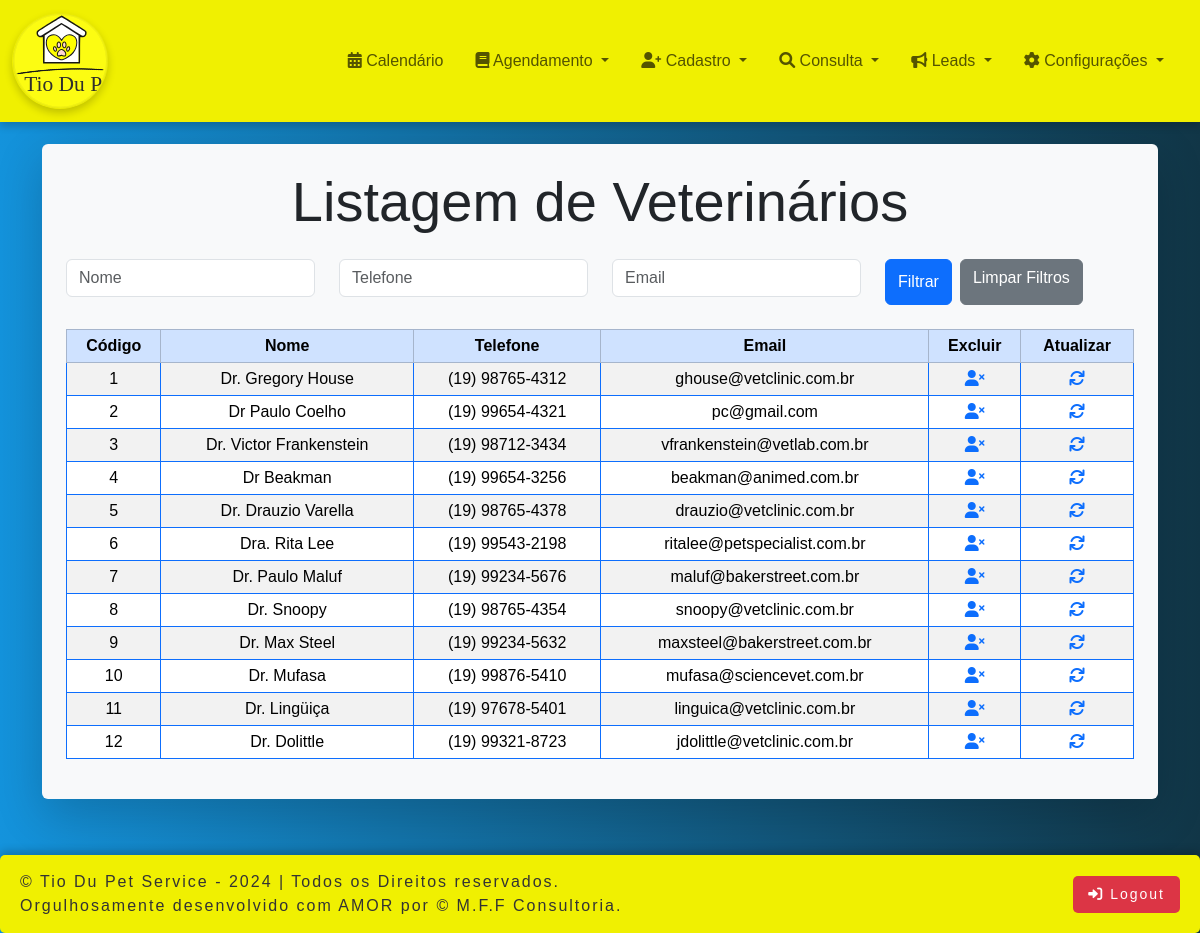
The app's page /office/veterinario_listar.php (signed in) with its own data.
### tables this page shows
CREATE TABLE `veterinario` (
  `id` int(10) NOT NULL,
  `nome` varchar(100) NOT NULL,
  `telefone` varchar(15) NOT NULL,
  `email` varchar(100) NOT NULL,
  `endereco` varchar(100) DEFAULT NULL,
  `numero` varchar(10) DEFAULT NULL,
  `complemento` varchar(20) DEFAULT NULL,
  `bairro` varchar(50) NOT NULL,
  `cep` varchar(10) NOT NULL,
  `cidade` varchar(50) NOT NULL,
  `estado` varchar(2) NOT NULL
);

### office/veterinario_listar.php (the view, shortened to what this page needs)
<?php
include 'office_header.php';
?>
<head>
</head>
<body>
<?php
include 'conexaoAction.php';
?>
<section>
    <div class="container mt-4">
        <div class="form-container shadow-lg p-4 rounded">
            <h1 class="text-center mb-4 display-4">Listagem de Veterinários</h1>
            <form method="GET" class="mb-4">
                <div class="row">
                    <div class="col-md-3">
                        <input type="text" name="nome" class="form-control" placeholder="Nome" maxlength="30" value="<?php echo $_GET['nome'] ?? ''; ?>">
                    </div>
                    <div class="col-md-3">
                    <input type="tel" name="telefone" id="telefone"  class="form-control mb-2" maxlength="15" placeholder="Telefone" value="<?php echo $_GET['telefone'] ?? ''; ?>">
                    </div>
                    <div class="col-md-3">
                        <input type="text" name="email" class="form-control" placeholder="Email" maxlength="30" value="<?php echo $_GET['email'] ?? ''; ?>">
                    </div>
                    <div class="col-md-3 d-flex">
                        <button type="submit" class="btn btn-primary me-2">Filtrar</button>
                        <a href="veterinario_listar.php" class="btn btn-secondary">Limpar Filtros</a>
                    </div>
                </div>
            </form>
            <table class="table table-sm table-striped table-hover table-bordered border-primary rounded">
                <thead class="table-primary text-center">
                    <tr>
                        <th>Código</th>
                        <th>Nome</th>
                        <th>Telefone</th>
                        <th>Email</th>
                        <th>Excluir</th>
                        <th>Atualizar</th>
                    </tr>
                </thead>
                <tbody class="text-center">
<?php
$sql = "SELECT * FROM veterinario";
$resultado = $conexao->query($sql);
if ($resultado != null) {
    foreach ($resultado as $linha) {
        echo '<tr>';
        echo '<td>' . $linha['id'] . '</td>';
        echo '<td>' . $linha['nome'] . '</td>';
        echo '<td>' . $linha['telefone'] . '</td>';
        echo '<td>' . $linha['email'] . '</td>';
        echo '<td>
                <a href="veterinario_excluir.php?id=' . $linha['id'] . '">
                    <i class="fa fa-user-times"></i>
                </a>
              </td>';
        echo '<td>
                <a href="veterinario_atualizar.php?id=' . $linha['id'] . '">
                    <i class="fa fa-refresh"></i>
                </a>
              </td>';
        echo '</tr>';
    }
}
?>
                </tbody>
            </table>
        </div>
    </div>
</section>
<div style="height: 6vh;"></div>
</body>
<?php include 'office_footer.php'; ?>
</html>

### office/office_style.css (style rules this page uses)
.form-container { width: 100%; background-color: #f8f9fa; padding: 30px; border-radius: 10px; box-shadow: 0px 4px 12px rgba(0, 0, 0, 0.1); }

### office/office_header.php (style rules this page uses)
body { background: linear-gradient(to right, rgb(20, 147, 220), rgb(17, 54, 71)); font-family: sans-serif; font-size: 1rem; }

### records on screen
veterinario: id "1", nome "Dr. Gregory House", telefone "(19) 98765-4312", email "ghouse@vetclinic.com.br"
veterinario: id "2", nome "Dr Paulo Coelho", telefone "(19) 99654-4321", email "pc@gmail.com"
veterinario: id "3", nome "Dr. Victor Frankenstein", telefone "(19) 98712-3434", email "vfrankenstein@vetlab.com.br"
veterinario: id "4", nome "Dr Beakman", telefone "(19) 99654-3256", email "beakman@animed.com.br"
veterinario: id "5", nome "Dr. Drauzio Varella", telefone "(19) 98765-4378", email "drauzio@vetclinic.com.br"
veterinario: id "6", nome "Dra. Rita Lee", telefone "(19) 99543-2198", email "ritalee@petspecialist.com.br"
veterinario: id "7", nome "Dr. Paulo Maluf", telefone "(19) 99234-5676", email "maluf@bakerstreet.com.br"
veterinario: id "8", nome "Dr. Snoopy", telefone "(19) 98765-4354", email "snoopy@vetclinic.com.br"
veterinario: id "9", nome "Dr. Max Steel", telefone "(19) 99234-5632", email "maxsteel@bakerstreet.com.br"
veterinario: id "10", nome "Dr. Mufasa", telefone "(19) 99876-5410", email "mufasa@sciencevet.com.br"
veterinario: id "11", nome "Dr. Lingüiça", telefone "(19) 97678-5401", email "linguica@vetclinic.com.br"
veterinario: id "12", nome "Dr. Dolittle", telefone "(19) 99321-8723", email "jdolittle@vetclinic.com.br"
